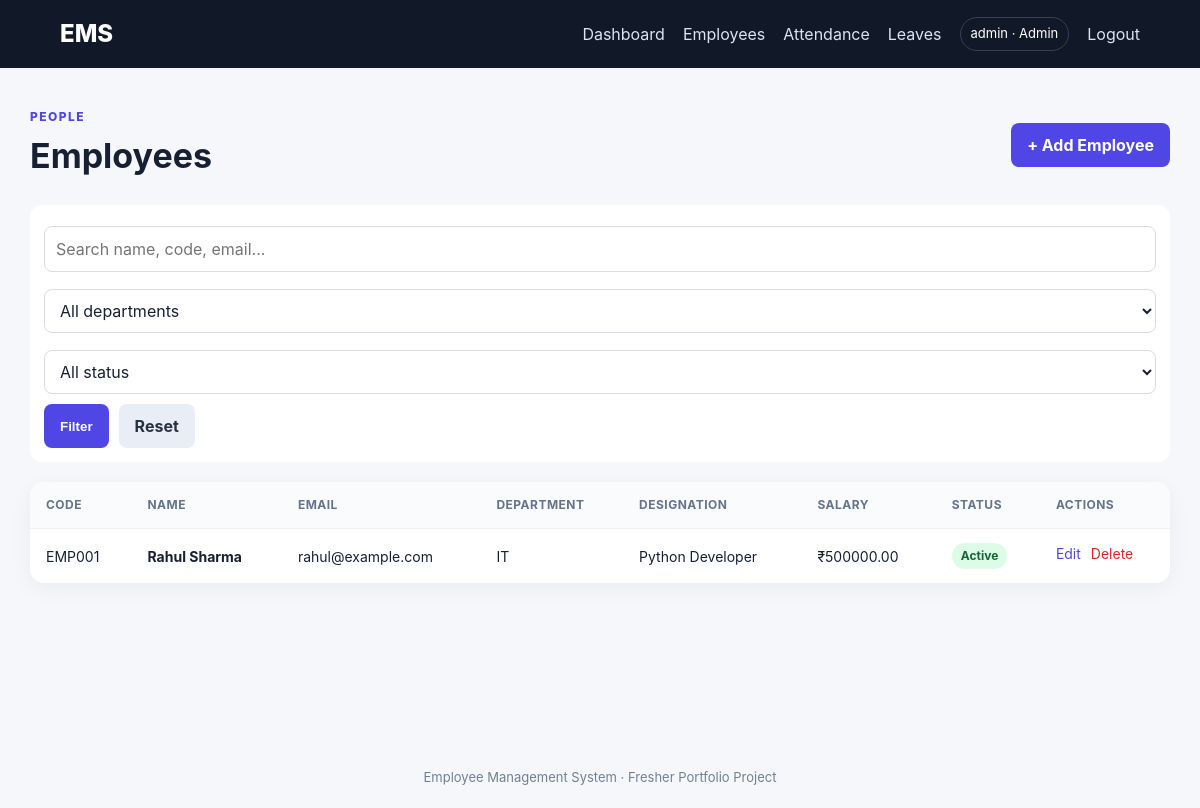
Page /employees/ (signed in) on the committed database.
### app/models.py (models this page shows, shortened)
class User(UserMixin, db.Model):
    __tablename__ = 'users'
    id = db.Column(db.Integer, primary_key=True)
    username = db.Column(db.String(80), unique=True, nullable=False)
    password_hash = db.Column(db.String(255), nullable=False)
    role = db.Column(db.String(20), nullable=False, default='employee')
    employee_id = db.Column(db.Integer, db.ForeignKey('employees.id'), nullable=True, unique=True)
    employee = db.relationship('Employee', back_populates='user', foreign_keys=[employee_id])

class Employee(db.Model):
    __tablename__ = 'employees'
    id = db.Column(db.Integer, primary_key=True)
    employee_code = db.Column(db.String(30), unique=True, nullable=False)
    first_name = db.Column(db.String(80), nullable=False)
    last_name = db.Column(db.String(80), nullable=False)
    email = db.Column(db.String(120), unique=True, nullable=False)
    phone = db.Column(db.String(30))
    designation = db.Column(db.String(100), nullable=False)
    salary = db.Column(db.Float, nullable=False, default=0)
    joining_date = db.Column(db.Date, nullable=False, default=date.today)
    status = db.Column(db.String(20), nullable=False, default='Active')
    department_id = db.Column(db.Integer, db.ForeignKey('departments.id'), nullable=False)
    department = db.relationship('Department', back_populates='employees')
    user = db.relationship('User', back_populates='employee', uselist=False, foreign_keys=[User.employee_id])
    attendance_records = db.relationship('Attendance', back_populates='employee', cascade='all, delete-orphan')
    leaves = db.relationship('Leave', back_populates='employee', cascade='all, delete-orphan')
    @property
    def full_name(self):
        return f'{self.first_name} {self.last_name}'

class Department(db.Model):
    __tablename__ = 'departments'
    id = db.Column(db.Integer, primary_key=True)
    name = db.Column(db.String(100), unique=True, nullable=False)
    description = db.Column(db.String(255))
    employees = db.relationship('Employee', back_populates='department', lazy=True)

### app/employees.py (the view)
@employees_bp.route('/')
@login_required
def list_employees():
    q = request.args.get('q', '').strip()
    department_id = request.args.get('department_id', type=int)
    status = request.args.get('status', '').strip()
    query = Employee.query
    if q:
        like = f'%{q}%'
        query = query.filter(or_(Employee.first_name.ilike(like), Employee.last_name.ilike(like),
                                 Employee.employee_code.ilike(like), Employee.email.ilike(like),
                                 Employee.designation.ilike(like)))
    if department_id:
        query = query.filter_by(department_id=department_id)
    if status:
        query = query.filter_by(status=status)
    employees = query.order_by(Employee.id.desc()).all()
    departments = Department.query.order_by(Department.name).all()
    return render_template('employees/list.html', employees=employees, departments=departments,
                           q=q, selected_department=department_id, selected_status=status)

### app/templates/employees/list.html (shortened to what this page needs)
{% extends 'base.html' %}
{% block content %}
<div class="page-heading"><div><p class="eyebrow">People</p><h1>Employees</h1></div>{% if current_user.role in ['admin','hr'] %}<a class="button" href="{{ url_for('employees.create_employee') }}">+ Add Employee</a>{% endif %}</div>
<form class="filter-bar" method="get">
  <input name="q" value="{{ q }}" placeholder="Search name, code, email...">
  <select name="department_id"><option value="">All departments</option>{% for d in departments %}<option value="{{ d.id }}" {% if selected_department == d.id %}selected{% endif %}>{{ d.name }}</option>{% endfor %}</select>
  <select name="status"><option value="">All status</option>{% for s in ['Active','Inactive'] %}<option {% if selected_status == s %}selected{% endif %}>{{ s }}</option>{% endfor %}</select>
  <button class="button" type="submit">Filter</button>
  <a class="button secondary" href="{{ url_for('employees.list_employees') }}">Reset</a>
</form>
<div class="table-wrap"><table><thead><tr><th>Code</th><th>Name</th><th>Email</th><th>Department</th><th>Designation</th><th>Salary</th><th>Status</th><th>Actions</th></tr></thead>
<tbody>{% for employee in employees %}<tr>
<td>{{ employee.employee_code }}</td><td><strong>{{ employee.full_name }}</strong></td><td>{{ employee.email }}</td><td>{{ employee.department.name }}</td><td>{{ employee.designation }}</td><td>₹{{ '%.2f'|format(employee.salary) }}</td><td><span class="badge {{ employee.status|lower }}">{{ employee.status }}</span></td>
<td class="actions-cell">{% if current_user.role in ['admin','hr'] %}<a href="{{ url_for('employees.edit_employee', employee_id=employee.id) }}">Edit</a>{% endif %}{% if current_user.role == 'admin' %}<form method="post" action="{{ url_for('employees.delete_employee', employee_id=employee.id) }}" onsubmit="return confirm('Delete this employee?');"><button class="link-danger">Delete</button></form>{% endif %}</td>
</tr>{% else %}<tr><td colspan="8" class="empty">No employees found.</td></tr>{% endfor %}</tbody></table></div>
{% endblock %}

### app/templates/base.html (shortened to what this page needs)
<!doctype html>
<html lang="en">
<head>
  <link rel="stylesheet" href="{{ url_for('static', filename='style.css') }}">
</head>
<body>
<nav class="navbar">
  <a class="brand" href="{{ url_for('main.dashboard') if current_user.is_authenticated else url_for('main.home') }}">EMS</a>
  {% if current_user.is_authenticated %}
  <div class="nav-links">
    <a href="{{ url_for('main.dashboard') }}">Dashboard</a>
    <a href="{{ url_for('employees.list_employees') }}">Employees</a>
    <a href="{{ url_for('attendance.list_attendance') }}">Attendance</a>
    <a href="{{ url_for('leaves.list_leaves') }}">Leaves</a>
    <span class="user-pill">{{ current_user.username }} · {{ current_user.role|title }}</span>
    <a href="{{ url_for('auth.logout') }}">Logout</a>
  </div>
  {% endif %}
</nav>
<main class="container">
  {% block content %}{% endblock %}
</main>
<footer>Employee Management System · Fresher Portfolio Project</footer>
</body>
</html>

### app/static/style.css (style rules this page uses)
* { box-sizing:border-box }
body { margin:0;font-family:Inter,Segoe UI,Arial,sans-serif;background:#f5f7fb;color:#172033;line-height:1.5 }
.navbar { height:68px;background:#111827;color:white;display:flex;align-items:center;justify-content:space-between;padding:0 5%;position:sticky;top:0;z-index:10 }
.brand { font-size:24px;font-weight:800;color:white;text-decoration:none }
.nav-links { display:flex;gap:18px;align-items:center }
.nav-links a { color:#dbe4f0;text-decoration:none }
.user-pill { padding:6px 10px;border:1px solid #374151;border-radius:20px;font-size:13px }
.container { max-width:1180px;margin:0 auto;padding:40px 20px;min-height:calc(100vh - 120px) }
footer { text-align:center;padding:20px;color:#718096;font-size:13px }
.eyebrow { text-transform:uppercase;letter-spacing:.12em;font-size:12px;font-weight:800;color:#4f46e5;margin:0 }
.page-heading { display:flex;justify-content:space-between;align-items:center;margin-bottom:24px }
.page-heading h1 { margin:4px 0 0;font-size:34px }
.button,.small-button { display:inline-block;border:0;background:#4f46e5;color:white;text-decoration:none;padding:10px 16px;border-radius:8px;font-weight:700;cursor:pointer }
.button.secondary { background:#e9edf5;color:#273142 }
.filter-bar { display:flex;gap:10px;flex-wrap:wrap;margin-bottom:20px;background:white;padding:14px;border-radius:12px }
.filter-bar input,.filter-bar select { min-width:160px }
.filter-bar input:first-child { flex:1 }
.table-wrap { background:white;border-radius:14px;overflow:auto;box-shadow:0 5px 22px rgba(17,24,39,.05) }
table { width:100%;border-collapse:collapse;min-width:900px }
th,td { padding:14px 16px;border-bottom:1px solid #edf0f5;text-align:left;font-size:14px }
th { background:#fafbfc;color:#64748b;font-size:12px;text-transform:uppercase;letter-spacing:.04em }
tr:last-child td { border-bottom:0 }
.actions-cell { display:flex;gap:10px;align-items:center }
.actions-cell a { color:#4f46e5;text-decoration:none }
.link-danger { background:none;border:0;color:#dc2626;cursor:pointer;padding:0;font:inherit }
.badge { display:inline-block;padding:4px 9px;border-radius:999px;background:#e7edf7;font-size:12px;font-weight:700 }
.badge.active,.badge.approved { background:#dcfce7;color:#166534 }
input,select,textarea { width:100%;margin-top:7px;border:1px solid #d7dce5;border-radius:8px;padding:10px 11px;font:inherit;background:white;color:#172033 }

### rows in the picture
User: username "admin", role "Admin"
Employee: employee_code "EMP001", full_name "Rahul Sharma", email "rahul@example.com", department.name "IT", designation "Python Developer", salary "500000.00", status "Active"
